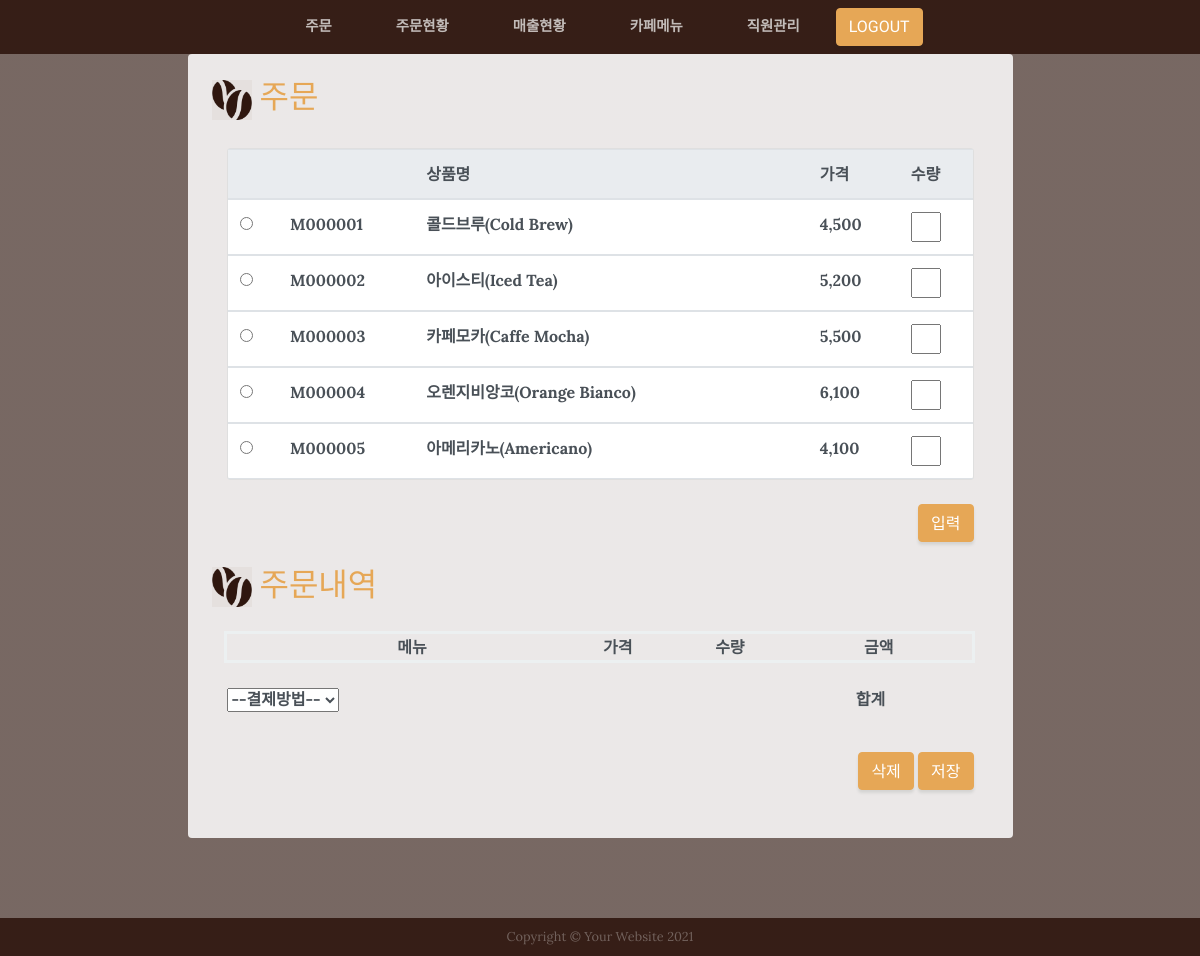
/maple/order/, run on the app's committed database.
### mapleApp/models.py (models this page shows, shortened)
class Menu(models.Model):
    menuid = models.CharField(max_length=20, primary_key=True,verbose_name='메뉴아이디')
    menuname = models.CharField(max_length=100,verbose_name='메뉴명')
    price = models.IntegerField(verbose_name='가격')
    class Meta:
        db_table = 'm_menu' #테이블명

### mapleApp/views.py (the view)
# urls.py: path('order/', views.order, name='order'),
def order(request):
    if request.session.get('login')=='N':
        return redirect(index)
    menus = Menu.objects.all()
    context = {'menus': menus}
    return render(request, 'order.html', context)

### mapleApp/templates/order.html (shortened to what this page needs)
<!DOCTYPE html>
{% load static%}
{% load humanize %}
{% include 'header.html' %}
<html lang="en">
<head>
  <link href="{% static 'vendor/bootstrap/css/bootstrap.min.css'%}" rel="stylesheet">
  <link href="{% static 'css/business-casual.min.css'  %}" rel="stylesheet">
</head>
  <section class="page-section about-heading">
    <div class="container">
      <div class="about-heading-content">
        <div class="row">
          <div class="col-xl-9 col-lg-10 mx-auto">
            <div class="bg-faded rounded p-4">
              <h2 class="section-heading mb-1">
                <img  src="{% static 'img/cafe_icon3.png'%}" width="40" height="40">
                <span class="text-uppercase text-primary"> 주문 </span>
              </h2>
              <br>
{%if menus %}
              <div class="container d-flex justify-content-center mt-50 mb-50">
                <div class="card w-100">
                  <div class="table-responsive">
                    <div style="width:100%; height:330px; overflow:auto ">
                    <table class="table table-hover ">
                      <thead class="thead-light">
                        <tr>
                          <th> </th>
                          <th scope="col"></th>
                          <th scope="col">상품명</th>
                          <th scope="col">가격</th>
                          <th scope="col">수량</th>
                        </tr>
                      </thead>
{%  for menu in  menus   %}
                      <tbody>
                        <tr>
                          <td> <input  type="radio" name="radioValue" value="{{menu.menuid}}"> </td>
                          <td id="mId_{{menu.menuid}}" >{{menu.menuid}}</td>
                          <td id="mName_{{menu.menuid}}" >{{menu.menuname}}</td>
                          <td id="mPrice_{{menu.menuid}}">{{menu.price | intcomma }}</td>
                          <td class="pValue" id="pValue_{{menu.menuid}}">
                              <input class="pValueInput" id="pValueInput_{{menu.menuid}}" type="text"  placeholder="" />
                          </td>
                        </tr>
{%    endfor    %}
                      </tbody>
                    </table>
                    </div>
                  </div>
                </div>
              </div>
 {% else %}
       <p>  데이터가 존재하지 않습니다. </p>
 {% endif %}
              <br>
              <div class="intro-button" align="right">
                <button type="submit" class="btn btn-primary" id="inputBtn2">입력</button>
              </div>
              <h2 class="section-heading mb-4">
                <img  src="{% static 'img/cafe_icon3.png'%}" width="40" height="40">
                <span class="text-uppercase text-primary" > 주문내역 </span>
              </h2>
              <section class="content">
                <div class="row">
                  <div class="col-md-12">
                    <div class="box box-primary">
                      <form id="regForm"  method="post">
                        <div class="box-body">
                          <div class="form-group">
                            <table class="list-table">
                                <colgroup>
                                    <col width="5%">
                                    <col width="40%">
                                    <col width="15%">
                                    <col width="15%">
                                    <col width="25%">
                                </colgroup>
                                <thead>
                                    <tr>
                                        <th></th>
                                        <th>메뉴</th>
                                        <th>가격</th>
                                        <th>수량</th>
                                        <th>금액</th>
                                    </tr>
                                </thead>
                            </table>
                            <br>
                            <div class="btn-box">
                                <select name="payment" id="payment" >
                                    <option value="">--결제방법--</option>
                                </select>
                                <div class="amount">
                                    <span>합계</span>
                                </div>
                            </div>
                          </div>
                        </div>
                      </form>
                    </div>
                  </div>
                </div>
              </section>
              <br>
              <div class="intro-button" align="right">
                <button type="submit" class="btn btn-primary" id="delBtn2">삭제</button>
                <button type="submit" class="btn btn-primary" id="saveBtn3">저장</button>
              </div>
              <br>
            </div>
          </div>
        </div>
      </div>
    </div>
  </section>
{% include 'footer.html' %}

### mapleApp/templates/order.html (style rules this page uses)
.pValueInput { width : 30px; }
.list-table { width : 751px; text-align : center ; border: solid 3px #ecf0f1; margin-left : 12px ; font-weight : bold; font-family: Lora; color : #495057 ; }
#inputBtn2 { margin-right : 15px ; }
#saveBtn3 { margin-right : 15px ; }
.amount { display : inline; margin-left : 513px; font-weight : bold; font-family: Lora; color : #495057 ; }
#payment { margin-left : 15px; font-weight : bold; font-family: Lora; color : #495057 ; }
tbody { font-weight : bold; color : #495057 ; }

### data on the page
Menu: menuid "M000001", menuname "콜드브루(Cold Brew)", price "4,500"
Menu: menuid "M000002", menuname "아이스티(Iced Tea)", price "5,200"
Menu: menuid "M000003", menuname "카페모카(Caffe Mocha)", price "5,500"
Menu: menuid "M000004", menuname "오렌지비앙코(Orange Bianco)", price "6,100"
Menu: menuid "M000005", menuname "아메리카노(Americano)", price "4,100"
